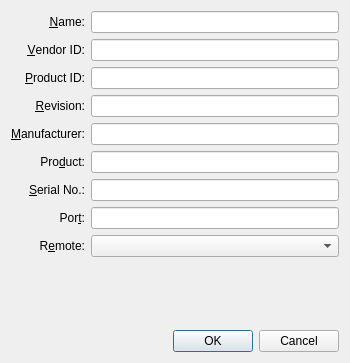
<ui version="4.0" >
 <comment>
 VPox frontends: Qt GUI ("VirtualPox"):

 Copyright (C) 2008-2020 Oracle Corporation

 This file is part of VirtualPox Open Source Edition (OSE), as
 available from http://www.virtualpox.org. This file is free software;
 you can redistribute it and/or modify it under the terms of the GNU
 General Public License (GPL) as published by the Free Software
 Foundation, in version 2 as it comes in the "COPYING" file of the
 VirtualPox OSE distribution. VirtualPox OSE is distributed in the
 hope that it will be useful, but WITHOUT ANY WARRANTY of any kind.
 </comment>
 <class>UIMachineSettingsUSBFilterDetails</class>
 <widget class="QDialog" name="UIMachineSettingsUSBFilterDetails" >
  <property name="geometry" >
   <rect>
    <x>0</x>
    <y>0</y>
    <width>350</width>
    <height>363</height>
   </rect>
  </property>
  <property name="minimumSize" >
   <size>
    <width>350</width>
    <height>0</height>
   </size>
  </property>
  <property name="windowTitle" >
   <string>USB Filter Details</string>
  </property>
  <layout class="QGridLayout" >
   <item row="0" column="0" >
    <widget class="QLabel" name="mLbName" >
     <property name="text" >
      <string>&amp;Name:</string>
     </property>
     <property name="alignment" >
      <set>Qt::AlignRight|Qt::AlignTrailing|Qt::AlignVCenter</set>
     </property>
     <property name="buddy" >
      <cstring>mLeName</cstring>
     </property>
    </widget>
   </item>
   <item row="0" column="1" >
    <widget class="QLineEdit" name="mLeName" >
     <property name="toolTip" >
      <string>Holds the filter name.</string>
     </property>
    </widget>
   </item>
   <item row="1" column="0" >
    <widget class="QLabel" name="mLbVendorID" >
     <property name="text" >
      <string>&amp;Vendor ID:</string>
     </property>
     <property name="alignment" >
      <set>Qt::AlignRight|Qt::AlignTrailing|Qt::AlignVCenter</set>
     </property>
     <property name="buddy" >
      <cstring>mLeVendorID</cstring>
     </property>
    </widget>
   </item>
   <item row="1" column="1" >
    <widget class="QLineEdit" name="mLeVendorID" >
     <property name="toolTip" >
      <string>Holds the vendor ID filter. The &lt;i>exact match&lt;/i> string format is &lt;tt>XXXX&lt;/tt> where &lt;tt>X&lt;/tt> is a hexadecimal digit. An empty string will match any value.</string>
     </property>
    </widget>
   </item>
   <item row="2" column="0" >
    <widget class="QLabel" name="mLbProductID" >
     <property name="text" >
      <string>&amp;Product ID:</string>
     </property>
     <property name="alignment" >
      <set>Qt::AlignRight|Qt::AlignTrailing|Qt::AlignVCenter</set>
     </property>
     <property name="buddy" >
      <cstring>mLeProductID</cstring>
     </property>
    </widget>
   </item>
   <item row="2" column="1" >
    <widget class="QLineEdit" name="mLeProductID" >
     <property name="toolTip" >
      <string>Holds the product ID filter. The &lt;i>exact match&lt;/i> string format is &lt;tt>XXXX&lt;/tt> where &lt;tt>X&lt;/tt> is a hexadecimal digit. An empty string will match any value.</string>
     </property>
    </widget>
   </item>
   <item row="3" column="0" >
    <widget class="QLabel" name="mLbRevision" >
     <property name="text" >
      <string>&amp;Revision:</string>
     </property>
     <property name="alignment" >
      <set>Qt::AlignRight|Qt::AlignTrailing|Qt::AlignVCenter</set>
     </property>
     <property name="buddy" >
      <cstring>mLeRevision</cstring>
     </property>
    </widget>
   </item>
   <item row="3" column="1" >
    <widget class="QLineEdit" name="mLeRevision" >
     <property name="toolTip" >
      <string>Holds the revision number filter. The &lt;i>exact match&lt;/i> string format is &lt;tt>IIFF&lt;/tt> where &lt;tt>I&lt;/tt> is a decimal digit of the integer part and &lt;tt>F&lt;/tt> is a decimal digit of the fractional part. An empty string will match any value.</string>
     </property>
    </widget>
   </item>
   <item row="4" column="0" >
    <widget class="QLabel" name="mLbManufacturer" >
     <property name="text" >
      <string>&amp;Manufacturer:</string>
     </property>
     <property name="alignment" >
      <set>Qt::AlignRight|Qt::AlignTrailing|Qt::AlignVCenter</set>
     </property>
     <property name="buddy" >
      <cstring>mLeManufacturer</cstring>
     </property>
    </widget>
   </item>
   <item row="4" column="1" >
    <widget class="QLineEdit" name="mLeManufacturer" >
     <property name="toolTip" >
      <string>Holds the manufacturer filter as an &lt;i>exact match&lt;/i> string. An empty string will match any value.</string>
     </property>
    </widget>
   </item>
   <item row="5" column="0" >
    <widget class="QLabel" name="mLbProduct" >
     <property name="text" >
      <string>Pro&amp;duct:</string>
     </property>
     <property name="alignment" >
      <set>Qt::AlignRight|Qt::AlignTrailing|Qt::AlignVCenter</set>
     </property>
     <property name="buddy" >
      <cstring>mLeProduct</cstring>
     </property>
    </widget>
   </item>
   <item row="5" column="1" >
    <widget class="QLineEdit" name="mLeProduct" >
     <property name="toolTip" >
      <string>Holds the product name filter as an &lt;i>exact match&lt;/i> string. An empty string will match any value.</string>
     </property>
    </widget>
   </item>
   <item row="6" column="0" >
    <widget class="QLabel" name="mLbSerialNo" >
     <property name="text" >
      <string>&amp;Serial No.:</string>
     </property>
     <property name="alignment" >
      <set>Qt::AlignRight|Qt::AlignTrailing|Qt::AlignVCenter</set>
     </property>
     <property name="buddy" >
      <cstring>mLeSerialNo</cstring>
     </property>
    </widget>
   </item>
   <item row="6" column="1" >
    <widget class="QLineEdit" name="mLeSerialNo" >
     <property name="toolTip" >
      <string>Holds the serial number filter as an &lt;i>exact match&lt;/i> string. An empty string will match any value.</string>
     </property>
    </widget>
   </item>
   <item row="7" column="0" >
    <widget class="QLabel" name="mLbPort" >
     <property name="text" >
      <string>Por&amp;t:</string>
     </property>
     <property name="alignment" >
      <set>Qt::AlignRight|Qt::AlignTrailing|Qt::AlignVCenter</set>
     </property>
     <property name="buddy" >
      <cstring>mLePort</cstring>
     </property>
    </widget>
   </item>
   <item row="7" column="1" >
    <widget class="QLineEdit" name="mLePort" >
     <property name="toolTip" >
      <string>Holds the host USB port filter as an &lt;i>exact match&lt;/i> string. An empty string will match any value.</string>
     </property>
    </widget>
   </item>
   <item row="8" column="0" >
    <widget class="QLabel" name="mLbRemote" >
     <property name="text" >
      <string>R&amp;emote:</string>
     </property>
     <property name="alignment" >
      <set>Qt::AlignRight|Qt::AlignTrailing|Qt::AlignVCenter</set>
     </property>
     <property name="buddy" >
      <cstring>mCbRemote</cstring>
     </property>
    </widget>
   </item>
   <item row="8" column="1" >
    <widget class="QComboBox" name="mCbRemote" >
     <property name="sizePolicy" >
      <sizepolicy vsizetype="Fixed" hsizetype="Expanding" >
       <horstretch>0</horstretch>
       <verstretch>0</verstretch>
      </sizepolicy>
     </property>
     <property name="toolTip" >
      <string>Holds whether this filter applies to USB devices attached locally to the host computer (&lt;i>No&lt;/i>), to a VRDP client's computer (&lt;i>Yes&lt;/i>), or both (&lt;i>Any&lt;/i>).</string>
     </property>
    </widget>
   </item>
   <item row="9" column="1" >
    <spacer>
     <property name="orientation" >
      <enum>Qt::Vertical</enum>
     </property>
     <property name="sizeHint" >
      <size>
       <width>20</width>
       <height>20</height>
      </size>
     </property>
    </spacer>
   </item>
   <item row="10" column="0" colspan="2" >
    <widget class="QIDialogButtonBox" name="mButtonBox" >
     <property name="standardButtons" >
      <set>QDialogButtonBox::Cancel|QDialogButtonBox::NoButton|QDialogButtonBox::Ok</set>
     </property>
    </widget>
   </item>
  </layout>
 </widget>
 <customwidgets>
  <customwidget>
   <class>QIDialogButtonBox</class>
   <extends>QDialogButtonBox</extends>
   <header>QIDialogButtonBox.h</header>
  </customwidget>
 </customwidgets>
 <resources/>
 <connections>
  <connection>
   <sender>mButtonBox</sender>
   <signal>accepted()</signal>
   <receiver>UIMachineSettingsUSBFilterDetails</receiver>
   <slot>accept()</slot>
   <hints>
    <hint type="sourcelabel" >
     <x>162</x>
     <y>339</y>
    </hint>
    <hint type="destinationlabel" >
     <x>162</x>
     <y>179</y>
    </hint>
   </hints>
  </connection>
  <connection>
   <sender>mButtonBox</sender>
   <signal>rejected()</signal>
   <receiver>UIMachineSettingsUSBFilterDetails</receiver>
   <slot>reject()</slot>
   <hints>
    <hint type="sourcelabel" >
     <x>162</x>
     <y>339</y>
    </hint>
    <hint type="destinationlabel" >
     <x>162</x>
     <y>179</y>
    </hint>
   </hints>
  </connection>
 </connections>
</ui>
